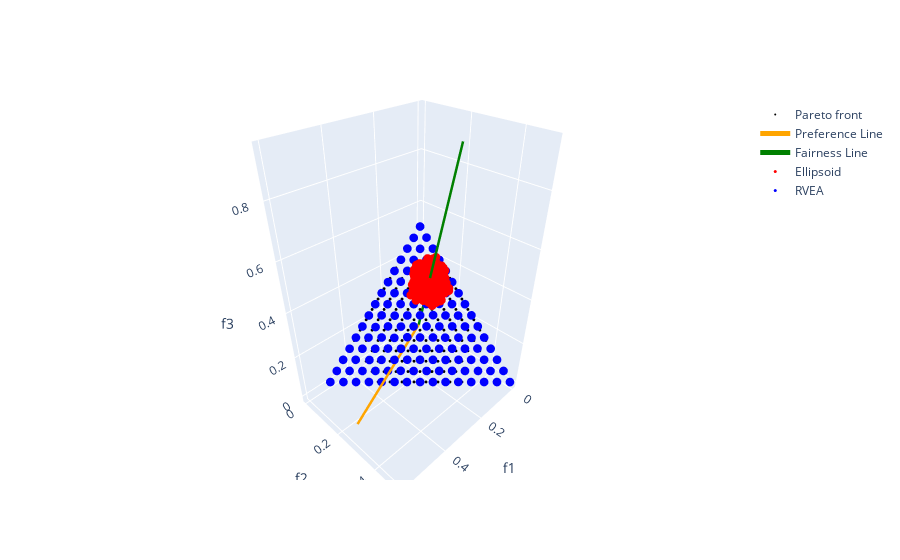

Here is the notebook cell this chart was saved with:
### Code cell
# PF.
pf = problem.pareto_front(ref_dirs)

fig = go.Figure()

fig.add_trace(go.Scatter3d(
    x=pf[:,0], y=pf[:,1], z=pf[:,2],
    mode="markers",
    marker=dict(size=1, color="black"),
    name="Pareto front"
))

# Preference line.
fig.add_trace(go.Scatter3d(
    x=[0, ref_dir[0]], y=[0, ref_dir[1]], z=[0, ref_dir[2]],
    mode="lines", line=dict(color="orange", width=5),
    name="Preference Line"
))

# Fairness line.
fig.add_trace(go.Scatter3d(
    x=[0, fair[0]], y=[0, fair[1]], z=[0, fair[2]],
    mode="lines", line=dict(color="green", width=5),
    name="Fairness Line"
))

# Ellipsoid.
fig.add_trace(go.Scatter3d(
    x=res2.F[:,0], y=res2.F[:,1], z=res2.F[:,2],
    mode="markers", marker=dict(color="red", size=3),
    name="Ellipsoid"
))

# RVEA.
fig.add_trace(go.Scatter3d(
    x=res_r.F[:,0], y=res_r.F[:,1], z=res_r.F[:,2],
    mode="markers", marker=dict(color="blue", size=3),
    name="RVEA"
))

fig.update_layout(scene=dict(
    xaxis_title="f1",
    yaxis_title="f2",
    zaxis_title="f3"
))

fig.show()
